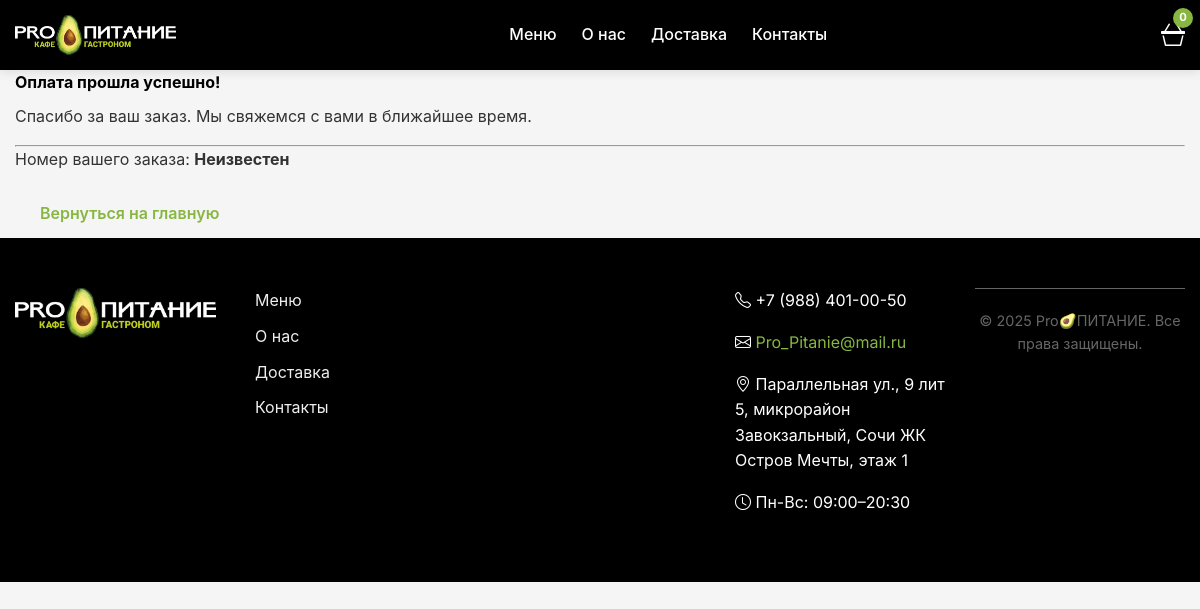
Page /payment/success/ on the committed database.
### editor/models.py (models this page shows, shortened)
class SiteSettings(models.Model):
    site_name = models.CharField(max_length=200, default="Pro🥑ПИТАНИЕ", verbose_name="Название сайта")
    logo = models.ImageField(upload_to='site/', blank=True, null=True, verbose_name="Логотип")
    favicon = models.ImageField(upload_to='site/', blank=True, null=True, verbose_name="Фавикон")
    instagram_url = models.URLField(blank=True, verbose_name="Ссылка на Instagram")
    telegram_url = models.URLField(blank=True, verbose_name="Ссылка на Telegram")
    whatsapp_url = models.URLField(blank=True, verbose_name="Ссылка на WhatsApp")
    phone = models.CharField(max_length=20, blank=True, verbose_name="Телефон")
    email = models.EmailField(blank=True, verbose_name="Email")
    address = models.TextField(blank=True, verbose_name="Адрес")
    working_hours = models.CharField(max_length=100, blank=True, verbose_name="Режим работы")
    class Meta:
        verbose_name = "Настройки сайта"
        verbose_name_plural = "Настройки сайта"
    @classmethod
    def get_settings(cls):
        settings, created = cls.objects.get_or_create(pk=1)
        return settings

### core/views.py (the view)
# urls.py: path('payment/success/', views.payment_success, name='payment_success'),
def payment_success(request):
    site_settings = SiteSettings.get_settings()
    return render(request, 'core/payment_success.html', {'site_settings': site_settings})

### core/templates/core/payment_success.html (shortened to what this page needs)
{% extends 'core/base.html' %}
{% block content %}
<div class="container mt-5">
    <div class="alert alert-success" role="alert">
        <h4 class="alert-heading">Оплата прошла успешно!</h4>
        <p>Спасибо за ваш заказ. Мы свяжемся с вами в ближайшее время.</p>
        <hr>
        <p class="mb-0">Номер вашего заказа: <strong>{{ order_number|default:"Неизвестен" }}</strong></p>
    </div>
    <a href="/" class="btn btn-primary">Вернуться на главную</a>
</div>
{% endblock %}

### core/templates/core/base.html (shortened to what this page needs)
<!DOCTYPE html>
<html lang="ru">
<head>
    {% load static %}
    <link rel="stylesheet" href="{% static 'css/main.css' %}">
    <link rel="stylesheet" href="https://cdn.jsdelivr.net/npm/bootstrap-icons@1.11.3/font/bootstrap-icons.min.css">
    <link rel="stylesheet" href="https://cdn.jsdelivr.net/npm/swiper@11/swiper-bundle.min.css">
</head>
<body x-data="cart()" x-init="initCart()" class="bg-beige">
    <header class="site-header">
        <div class="container">
            <div class="header-content">
                <div class="logo">
                    {% if site_settings.logo %}
                        <img src="{{ site_settings.logo.url }}" alt="{{ site_settings.site_name }}" style="height: 40px;">
                    {% else %}
                        <span style="color: white; font-weight: bold;">{{ site_settings.site_name }}</span>
                    {% endif %}
                </div>
                <nav class="main-nav">
                    <ul>
                        <li><a href="#menu">Меню</a></li>
                        <li><a href="#about">О нас</a></li>
                        <li><a href="#delivery">Доставка</a></li>
                        <li><a href="#contacts">Контакты</a></li>
                    </ul>
                </nav>
                <div class="cart-icon" @click="isOpen = true">
                    <i class="bi bi-basket3"></i>
                    <span class="cart-count" x-text="getTotalItems() || 0">0</span>
                </div>
            </div>
        </div>
    </header>
    <main>
        {% block content %}
        {% endblock %}
    </main>
    <footer class="site-footer">
        <div class="container">
            <div class="footer-content">
                <div class="footer-logo">
                    {% if site_settings.logo %}
                        <img src="{{ site_settings.logo.url }}" alt="{{ site_settings.site_name }}">
                    {% endif %}
                </div>
                <div class="footer-links">
                    <a href="#menu">Меню</a>
                    <a href="#about">О нас</a>
                    <a href="#delivery">Доставка</a>
                    <a href="#contacts">Контакты</a>
                </div>
                <div class="footer-social">
                </div>
                <div class="footer-contact">
                    {% if site_settings.phone %}
                        <p><i class="bi bi-telephone"></i> {{ site_settings.phone }}</p>
                    {% endif %}
                    {% if site_settings.email %}
                        <p><i class="bi bi-envelope"></i> <a href="mailto:{{ site_settings.email }}">{{ site_settings.email }}</a></p>
                    {% endif %}
                    {% if site_settings.address %}
                        <p><i class="bi bi-geo-alt"></i> {{ site_settings.address }}</p>
                    {% endif %}
                    {% if site_settings.working_hours %}
                        <p><i class="bi bi-clock"></i> {{ site_settings.working_hours }}</p>
                    {% endif %}
                </div>
                <div class="footer-copyright">
                    &copy; 2025 {{ site_settings.site_name }}. Все права защищены.
                </div>
            </div>
        </div>
    </footer>
</body>
</html>

### static/css/main.css (style rules this page uses)
:root { --color-black: #000000; --color-olive: #87B741; --color-beige: #F5F5F5; --color-yellow: #FFD700; --color-dark-gray: #333333; --color-medium-gray: #666666; --color-light-gray: #EEEEEE; --color-white: #FFFFFF; --color-danger: #dc3545; --color-success: #28a745; --color-warning: #ffc107; --color-info: #17a2b8; --color-secondary: #6c757d; }
* { box-sizing: border-box; margin: 0; padding: 0; }
html { scroll-behavior: smooth; }
body { font-family: 'Inter', -apple-system, BlinkMacSystemFont, 'Segoe UI', Roboto, Oxygen, Ubuntu, Cantarell, 'Open Sans', 'Helvetica Neue', sans-serif; font-weight: 400; line-height: 1.6; color: var(--color-dark-gray); background-color: var(--color-beige); }
h1, h2, h3, h4, h5, h6 { font-weight: 700; margin-top: 0; margin-bottom: 0.5rem; color: var(--color-black); }
p { margin-top: 0; margin-bottom: 1rem; }
a { text-decoration: none; color: var(--color-olive); }
img { max-width: 100%; height: auto; display: block; }
.container { width: 100%; max-width: 1200px; margin: 0 auto; padding: 0 15px; }
.btn { display: inline-block; padding: 12px 25px; border-radius: 30px; font-weight: 600; text-align: center; cursor: pointer; transition: all 0.3s ease; border: none; font-size: 1rem; }
.site-header { background-color: var(--color-black); padding: 15px 0; position: sticky; top: 0; z-index: 1000; box-shadow: 0 2px 10px rgba(0,0,0,0.1); }
.header-content { display: flex; justify-content: space-between; align-items: center; }
.logo img { height: 40px; }
.main-nav ul { display: flex; list-style: none; gap: 25px; }
.main-nav a { color: var(--color-white); font-weight: 500; transition: color 0.2s ease; }
.cart-icon { position: relative; cursor: pointer; color: var(--color-white); font-size: 1.5rem; transition: color 0.2s ease; }
.cart-count { position: absolute; top: -8px; right: -8px; background-color: var(--color-olive); color: var(--color-white); font-size: 0.7rem; font-weight: 700; width: 20px; height: 20px; border-radius: 50%; display: flex; align-items: center; justify-content: center; }
.site-footer { background-color: var(--color-black); color: var(--color-white); padding: 50px 0 20px; }
.footer-content { display: grid; grid-template-columns: repeat(auto-fit, minmax(200px, 1fr)); gap: 30px; margin-bottom: 30px; }
.footer-logo img { height: 50px; margin-bottom: 20px; }
.footer-links, .footer-social { display: flex; flex-direction: column; gap: 10px; }
.footer-links a, .footer-social a { color: var(--color-light-gray); transition: color 0.2s ease; }
.footer-social { flex-direction: row; gap: 15px; font-size: 1.5rem; }
.footer-copyright { text-align: center; padding-top: 20px; border-top: 1px solid var(--color-medium-gray); color: var(--color-medium-gray); font-size: 0.9rem; }

### rows in the picture
SiteSettings: logo (picture), phone "+7 (988) 401-00-50", email "Pro_Pitanie@mail.ru", address "Параллельная ул., 9 лит 5, микрорайон Завокзальный, Сочи ЖК Остров Мечты, этаж 1", working_hours "Пн-Вс: 09:00–20:30", site_name "Pro🥑ПИТАНИЕ"

### other values in the picture
{{ order_number|default:"Неизвестен" }} "Неизвестен"
